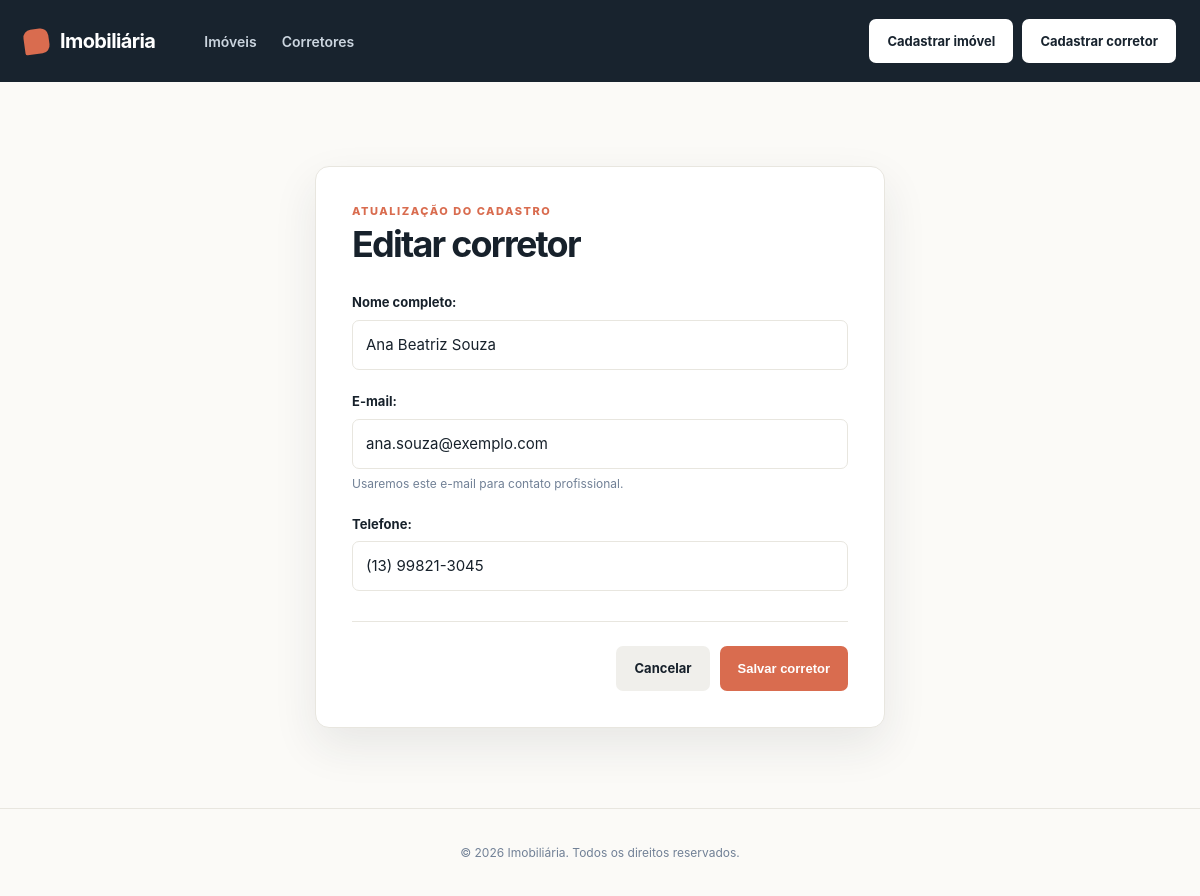
The page /edit-corretor/1/ on the database its author committed.
### imovel/models.py (models this page shows, shortened)
class Corretor(models.Model):
    nome = models.CharField(max_length=100)
    email = models.EmailField()
    telefone = models.CharField(max_length=20)

### imovel/views.py (the view)
# urls.py: path('edit-corretor/<int:id>/', views.edit_corretor, name='edit_corretor'),
def edit_corretor(request, id):
    corretor = Corretor.objects.get(id=id)
    form = FormCorretor(request.POST or None, instance=corretor)
    if request.method == "POST":
        if form.is_valid():
            form.save()
            return redirect('corretores')
    return render(request, "cadastro-corretor.html", {'form': form})

### imovel/forms.py
class FormCorretor(forms.ModelForm):
    class Meta:
        model = Corretor
        fields = ['nome', 'email', 'telefone']
        labels = {
            'nome': 'Nome completo',
            'email': 'E-mail',
            'telefone': 'Telefone',
        }
        help_texts = {
            'email': 'Usaremos este e-mail para contato profissional.',
        }
        widgets = {
            'nome': forms.TextInput(attrs={
                'placeholder': 'Ex.: Ana Beatriz Souza',
                'autocomplete': 'name',
            }),
            'email': forms.EmailInput(attrs={
                'placeholder': 'Ex.: ana@imobiliaria.com',
                'autocomplete': 'email',
            }),
            'telefone': forms.TextInput(attrs={
                'placeholder': 'Ex.: (13) 99999-9999',
                'autocomplete': 'tel',
                'inputmode': 'tel',
                'data-mask': 'phone',
            }),
        }

### imovel/templates/cadastro-corretor.html (shortened to what this page needs)
{% extends 'template.html' %}
{% load static %}
{% block estilos %}
<link rel="stylesheet" href="{% static 'css/cadastro-corretor.css' %}">
{% endblock %}
{% block conteudo %}
<section class="form-card">
    <p class="eyebrow">{% if form.instance.pk %}Atualização do cadastro{% else %}Equipe especializada{% endif %}</p>
    <h2>{% if form.instance.pk %}Editar corretor{% else %}Cadastrar corretor{% endif %}</h2>
    <form method="post">
        {% for field in form %}
        <div class="field-group{% if field.errors %} has-error{% endif %}">
            {{ field.label_tag }}
            {{ field }}
            {% if field.help_text %}
                <small class="field-help">{{ field.help_text }}</small>
            {% endif %}
        </div>
        {% endfor %}
        <div class="form-actions">
            <a href="{% url 'corretores' %}" class="btn btn-secondary">Cancelar</a>
            <button type="submit" class="btn btn-primary">Salvar corretor</button>
        </div>
    </form>
</section>
{% endblock %}

### imovel/static/css/style.css (style rules this page uses)
:root { --ink: #17212b; --muted: #718096; --paper: #fbfaf7; --surface: #ffffff; --line: #e8e6df; --accent: #d96c4f; --accent-dark: #b84f36; --navy: #18232e; --shadow: 0 18px 45px rgba(29, 40, 50, .09); }
* { box-sizing: border-box; }
html { scroll-behavior: smooth; }
body { background: var(--paper); color: var(--ink); font: 15px/1.6 Inter, ui-sans-serif, system-ui, -apple-system, "Segoe UI", sans-serif; margin: 0; }
a { color: inherit; text-decoration: none; }
h2 { font-size: clamp(27px, 3vw, 38px); letter-spacing: -.05em; line-height: 1.1; margin: 4px 0 0; }
.eyebrow { color: var(--accent); font-size: 11px; font-weight: 800; letter-spacing: .14em; margin: 0; text-transform: uppercase; }
.btn { border: 1px solid transparent; border-radius: 7px; cursor: pointer; display: inline-block; font-size: 13px; font-weight: 700; padding: 11px 17px; text-align: center; transition: background .2s, border-color .2s, transform .2s; }
.btn-primary { background: var(--accent); color: #fff; }
.btn-secondary { background: #f0efeb; color: var(--ink); }
input, select, textarea { background: #fff; border: 1px solid var(--line); border-radius: 7px; color: var(--ink); font: inherit; padding: 12px 13px; width: 100%; }
input::placeholder, textarea::placeholder { color: #a5adb5; }

### imovel/static/css/cadastro-corretor.css (style rules this page uses)
.form-card { background: var(--surface); border: 1px solid var(--line); border-radius: 14px; box-shadow: var(--shadow); margin: 30px auto 0; max-width: 570px; padding: 36px; }
.form-card h2 { margin-bottom: 28px; }
.field-group { margin-bottom: 21px; }
.field-group label { display: block; font-size: 13px; font-weight: 750; margin-bottom: 7px; }
.field-group input { display: block; }
.field-help { color: var(--muted); display: block; font-size: 12px; line-height: 1.4; margin-top: 7px; }
.form-actions { border-top: 1px solid var(--line); display: flex; gap: 10px; justify-content: flex-end; margin-top: 30px; padding-top: 24px; }

### rows shown on the page
Corretor: form "Ana Beatriz Souza" "ana.souza@exemplo.com" "(13) 99821-3045"

### other values the page prints
{{ field.label_tag }} "Nome completo:" "E-mail:" "Telefone:"
{{ field.help_text }} "Usaremos este e-mail para contato profissional."
